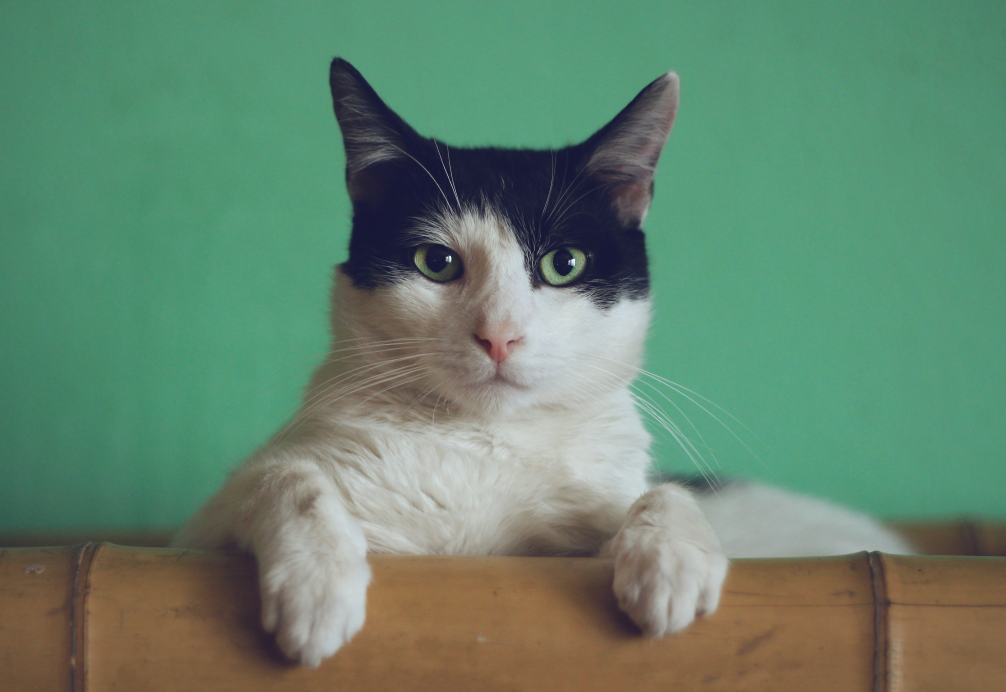
#> input picture DeeplearningAI-Data-and-Deployment/C1-browser-based-models-with-tf-js/week-3-convert-models-to-json/ungraded_labs_1-3/image/cat.jpg, 5026 x 3458 px (shown at 1/5 size)
$ python blur_trial.py -i ../../../DeeplearningAI-Data-and-Deployment/C1-browser-based-models-with-tf-js/week-3-convert-models-to-json/ungraded_labs_1-3/image/cat.jpg   (older library calls are emulated)
#> lines starting #> are read from the running program, lines starting #| are printed output that depends on the picture
import cv2
import argparse

def detect_blur_and_hd(image_path):
    # Read the image
    image = cv2.imread(image_path)
#> image is the input picture: shape (3458, 5026, 3); mean B, G, R 110, 132.6, 100.7

    # Check if the image is HD
    height, width = image.shape[:2]
#> height = 3458; width = 5026
    if width == 1280 and height == 720 or width == 1920 and height == 1080:
        hd_text = "HD"
    else:
        hd_text = "Not HD"

    # Convert image to grayscale
    gray = cv2.cvtColor(image, cv2.COLOR_BGR2GRAY)
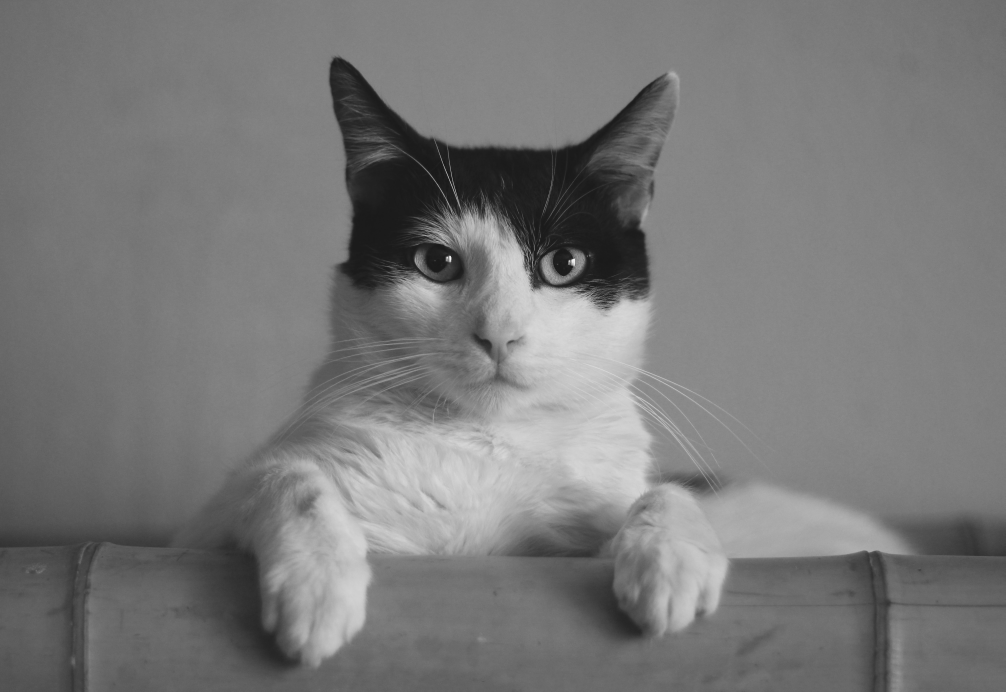
#> gray: shape (3458, 5026) (shown at 1/5 size); min 10, max 254, mean 120.5

    # Apply Laplacian filter for edge detection
    laplacian = cv2.Laplacian(gray, cv2.CV_64F)
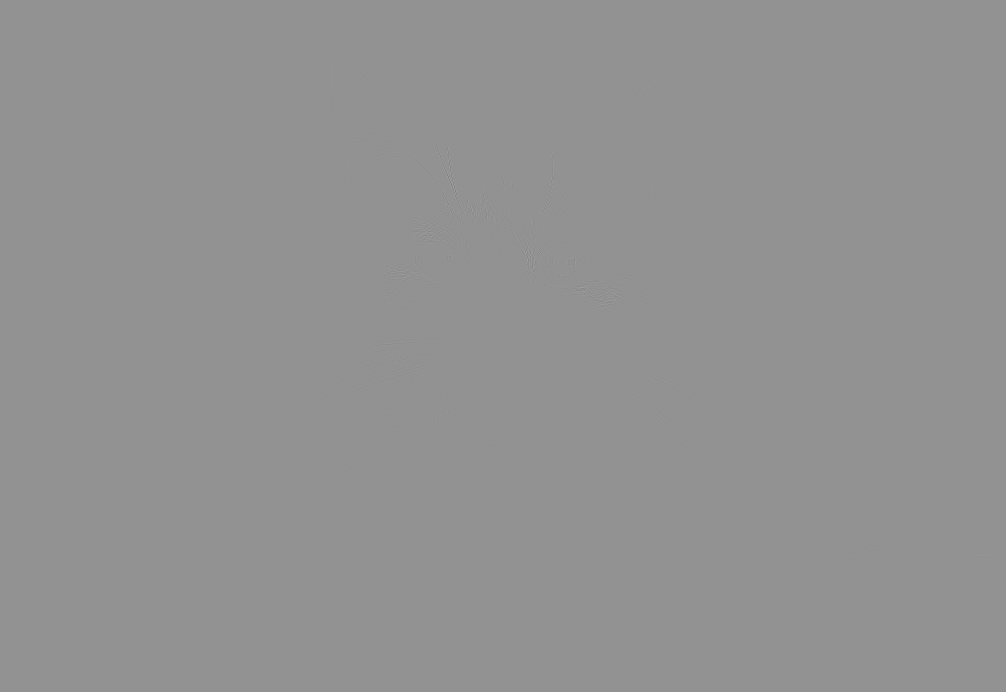
#> laplacian: shape (3458, 5026) float64 (shown at 1/5 size); min -238, max 177, mean 0; drawn with min black and max white

    # Calculate maximum intensity and variance
    _, max_val, _, _ = cv2.minMaxLoc(gray)
#> max_val = 254
    binary_variance = gray.var()
#> binary_variance = 1192.8
    laplacian_variance = laplacian.var()
#> laplacian_variance = 20.1

    # Initialize result variables
    blur_text = "Not Blurry"
    bright_spot_text = "No Bright Spot"

    # Check blur condition based on variance of Laplacian image
    if laplacian_variance < 100:
        blur_text = "Blurry"

    # Check bright spot condition based on variance of binary image
    if 5000 < binary_variance < 8500:
        bright_spot_text = "Bright Spot"

    # Add labels to the image
    cv2.putText(image, hd_text, (15, 30), cv2.FONT_HERSHEY_SIMPLEX, 0.8, (0, 0, 255), 3)
    cv2.putText(image, blur_text, (15, 75), cv2.FONT_HERSHEY_SIMPLEX, 0.8, (0, 0, 255), 3)
    cv2.putText(image, bright_spot_text, (15, 120), cv2.FONT_HERSHEY_SIMPLEX, 0.8, (0, 255, 0), 3)

    # Display the image
    cv2.imshow("Image", image)
    cv2.waitKey(0)

def main():
    # Parse command-line arguments
    parser = argparse.ArgumentParser()
    parser.add_argument("-i", required=True, help="input image path")
    args = parser.parse_args()

    # Detect blur and bright spot
    detect_blur_and_hd(args.i)

if __name__ == "__main__":
    main()
